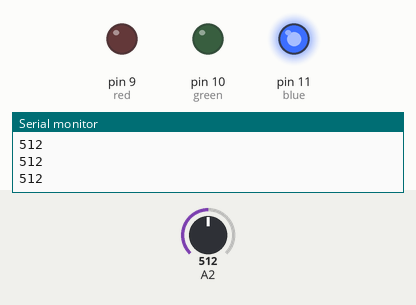
Simulated run of this sketch. Board: Arduino Uno, built with avr-gcc and run on an emulated ATmega328P. On the bench: output pins drawn as LEDs (lit = HIGH), the last lines printed to the serial monitor. The test bench sets the inputs (shaded band); at power-on: A2 = 512.

Above: at 1.2 s.
1.3 s: A2 set to 486
At 1.8 s:
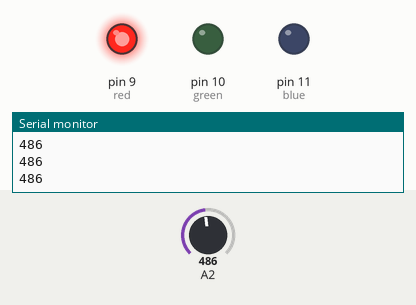
2.8 s: A2 set to 1010
At 3.1 s:
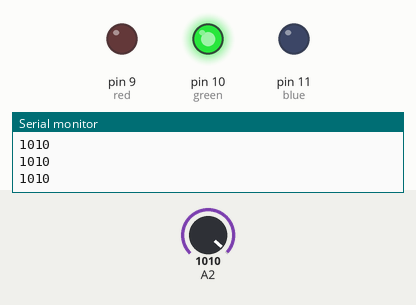
4.3 s: A2 set to 989
At 5.3 s:
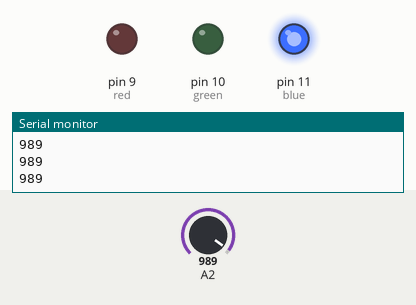
5.8 s: A2 set to 1023
At 6.6 s:
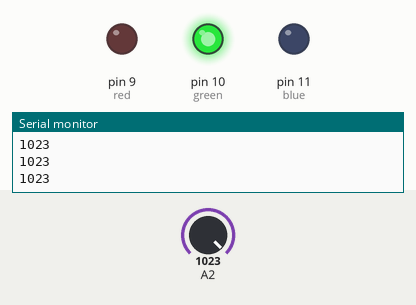
Timing chart, 0 to 8.3 s (numbered marks = the images above; inputs shaded):
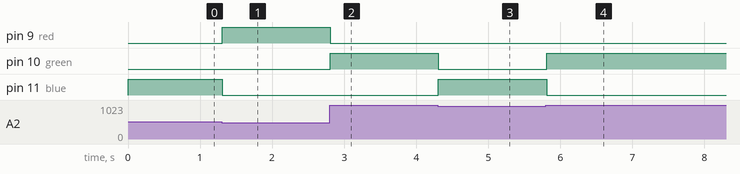

Measured:
- the behaviour switches between 500 and 499 on A2 (found by bisection; images 0 and 1)
- the behaviour switches between 1000 and 999 on A2 (found by bisection; images 2 and 3)
- after the input at 1.3 s, pin 9 (red): LOW → HIGH at once; pin 11 (blue): HIGH → LOW at once
- after the input at 2.8 s, pin 9 (red): HIGH → LOW at once; pin 10 (green): LOW → HIGH at once
- after the input at 4.3 s, pin 10 (green): HIGH → LOW at once; pin 11 (blue): LOW → HIGH at once
- after the input at 5.8 s, pin 10 (green): LOW → HIGH at once; pin 11 (blue): HIGH → LOW at once

The sketch:

testLED.ino
```cpp
int red = 9;
int green = 10;
int blue = 11;

void setup()
{
  pinMode(red, OUTPUT);
  pinMode(blue, OUTPUT);
  pinMode(green, OUTPUT);
  Serial.begin(9600);
}

void loop()
{

//  //purple
//  digitalWrite(red, HIGH);
//  digitalWrite(blue, HIGH);
//  delay(1000);
//  digitalWrite(red, LOW);
//  digitalWrite(blue, LOW);
//
//  //yellow
//  digitalWrite(red, HIGH);
//  digitalWrite(green, HIGH);
//  delay(1000);
//  digitalWrite(red, LOW);
//  digitalWrite(green, LOW);

  int x= analogRead(A2);
  Serial.println(x);

     // x = constrain(0, 900, 255);
    //x = map(0, 0, 255, 0, 255);

  if(x < 500)
  {
    digitalWrite(blue, LOW);
    digitalWrite(green, LOW);
    digitalWrite(red, HIGH);
//    delay(100);
//    digitalWrite(red, LOW);
  }

  if (x > 500 && x < 1000)
  {
    digitalWrite(green, LOW);
    digitalWrite(red, LOW);
    digitalWrite(blue, HIGH);
//    delay(100);
//    digitalWrite(blue, LOW);
  }

  if (x > 1000)
  {
    digitalWrite(red, LOW);
    digitalWrite(blue, LOW);
    digitalWrite(green, HIGH);
//    delay(100);
//    digitalWrite(green, LOW);
  }
}
```
